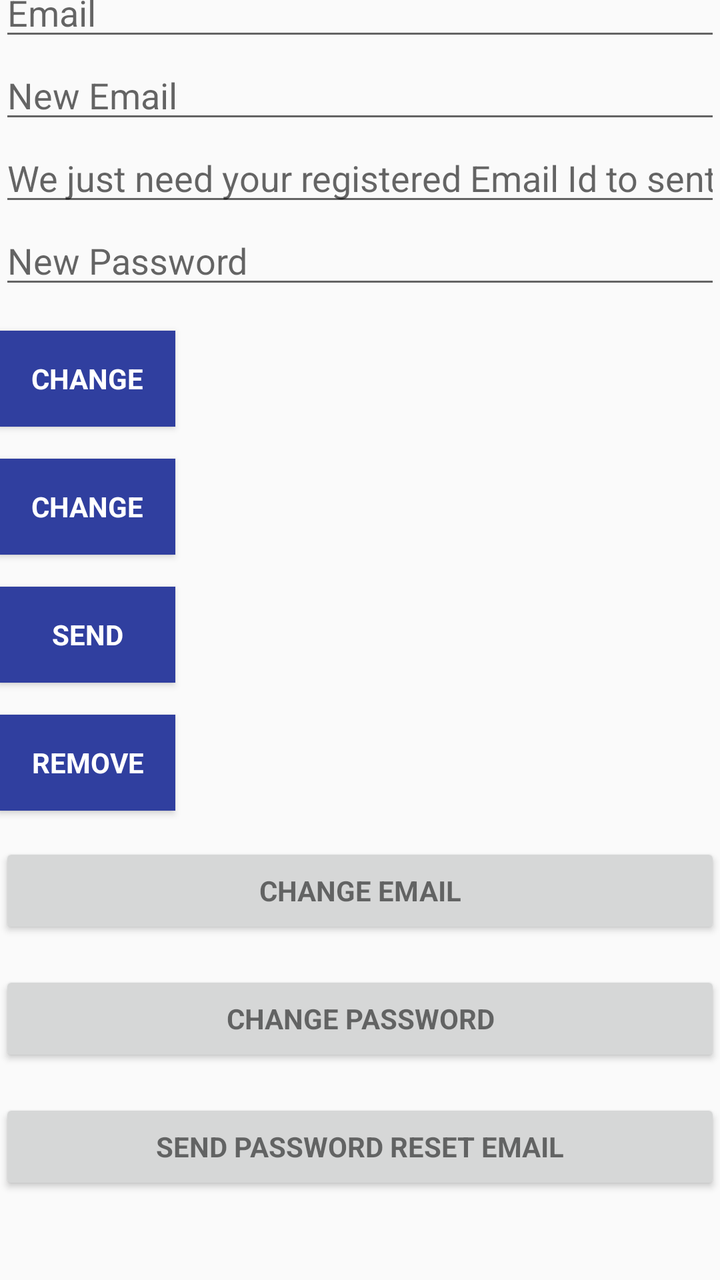
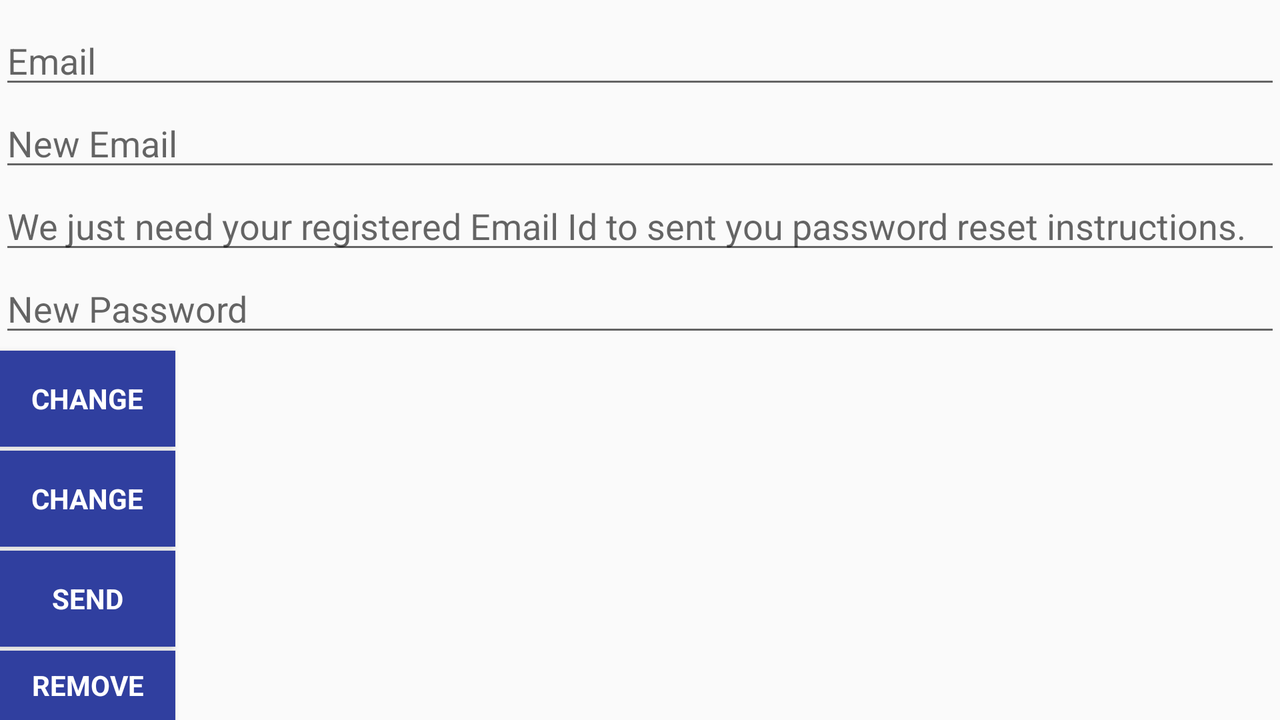

First picture: res/layout/ on a phone held upright. Second picture: the repository's own variant of that layout, on a device whose configuration matches the variant's folder. Source for both follows.
<!-- AndroidManifest.xml: application theme AppTheme -->
<!-- res/layout/activity_profile_screen.xml -->
<?xml version="1.0" encoding="utf-8"?>
<android.support.design.widget.CoordinatorLayout xmlns:android="http://schemas.android.com/apk/res/android"
    xmlns:app="http://schemas.android.com/apk/res-auto"
    xmlns:tools="http://schemas.android.com/tools"
    android:layout_width="match_parent"
    android:layout_height="match_parent"
    android:fitsSystemWindows="true"
    tools:context=".LogIn.ProfileScreen">

    <android.support.design.widget.AppBarLayout
        android:layout_width="match_parent"
        android:layout_height="wrap_content"
        app:elevation="0dp">

        <android.support.v7.widget.Toolbar
            android:id="@+id/toolbar"
            android:layout_width="match_parent"
            android:layout_height="?attr/actionBarSize"
            android:background="?attr/colorPrimaryDark" />

    </android.support.design.widget.AppBarLayout>

    <LinearLayout
        android:layout_width="match_parent"
        android:layout_height="wrap_content"
        android:layout_gravity="center"
        android:fitsSystemWindows="false"
        android:gravity="bottom"
        android:orientation="vertical"
        android:paddingBottom="@dimen/activity_vertical_margin"
        android:paddingLeft="@dimen/activity_horizontal_margin"
        android:paddingRight="@dimen/activity_horizontal_margin"
        android:paddingTop="@dimen/activity_vertical_margin"
        app:layout_behavior="">

        <EditText
            android:id="@+id/old_email"
            android:layout_width="match_parent"
            android:layout_height="wrap_content"
            android:hint="@string/hint_email"
            android:inputType="textEmailAddress"
            android:maxLines="1"
            android:singleLine="true" />

        <EditText
            android:id="@+id/new_email"
            android:layout_width="match_parent"
            android:layout_height="wrap_content"
            android:hint="@string/hint_new_email"
            android:inputType="textEmailAddress"
            android:maxLines="1"
            android:singleLine="true" />

        <EditText
            android:id="@+id/password"
            android:layout_width="match_parent"
            android:layout_height="wrap_content"
            android:focusableInTouchMode="true"
            android:hint="@string/forgot_password_msg"
            android:imeActionId="100"
            android:imeOptions="actionUnspecified"
            android:inputType="textPassword"
            android:maxLines="1"
            android:singleLine="true" />

        <EditText
            android:id="@+id/newPassword"
            android:layout_width="match_parent"
            android:layout_height="wrap_content"
            android:focusableInTouchMode="true"
            android:hint="@string/new_pass"
            android:imeActionId="101"
            android:imeOptions="actionUnspecified"
            android:inputType="textPassword"
            android:maxLines="1"
            android:singleLine="true" />

        <Button
            android:id="@+id/changeEmail"
            style="?android:textAppearanceSmall"
            android:layout_width="wrap_content"
            android:layout_height="wrap_content"
            android:layout_marginTop="16dp"
            android:background="@color/colorPrimaryDark"
            android:text="@string/btn_change"
            android:textColor="@android:color/white"
            android:textStyle="bold" />

        <Button
            android:id="@+id/changePass"
            style="?android:textAppearanceSmall"
            android:layout_width="wrap_content"
            android:layout_height="wrap_content"
            android:layout_marginTop="16dp"
            android:background="@color/colorPrimaryDark"
            android:text="@string/btn_change"
            android:textColor="@android:color/white"
            android:textStyle="bold" />

        <Button
            android:id="@+id/send"
            style="?android:textAppearanceSmall"
            android:layout_width="wrap_content"
            android:layout_height="wrap_content"
            android:layout_marginTop="16dp"
            android:background="@color/colorPrimaryDark"
            android:text="@string/btn_send"
            android:textColor="@android:color/white"
            android:textStyle="bold" />

        <ProgressBar
            android:id="@+id/progressBar"
            android:layout_width="30dp"
            android:layout_height="30dp"
            android:visibility="gone" />

        <Button
            android:id="@+id/remove"
            style="?android:textAppearanceSmall"
            android:layout_width="wrap_content"
            android:layout_height="wrap_content"
            android:layout_marginTop="16dp"
            android:background="@color/colorPrimaryDark"
            android:text="@string/btn_remove"
            android:textColor="@android:color/white"
            android:textStyle="bold" />

        <Button
            android:id="@+id/change_email_button"
            style="?android:textAppearanceSmall"
            android:layout_width="match_parent"
            android:layout_height="wrap_content"
            android:layout_marginTop="16dp"
            android:text="@string/change_email"
            android:textStyle="bold" />

        <Button
            android:id="@+id/change_password_button"
            style="?android:textAppearanceSmall"
            android:layout_width="match_parent"
            android:layout_height="wrap_content"
            android:layout_marginTop="16dp"
            android:text="@string/change_password"
            android:textStyle="bold" />

        <Button
            android:id="@+id/sending_pass_reset_button"
            style="?android:textAppearanceSmall"
            android:layout_width="match_parent"
            android:layout_height="wrap_content"
            android:layout_marginTop="16dp"
            android:text="@string/send_password_reset_email"
            android:textStyle="bold" />

        <Button
            android:id="@+id/remove_user_button"
            style="?android:textAppearanceSmall"
            android:layout_width="match_parent"
            android:layout_height="wrap_content"
            android:layout_marginTop="16dp"
            android:text="@string/remove_user"
            android:textStyle="bold" />

        <Button
            android:id="@+id/sign_out"
            style="?android:textAppearanceSmall"
            android:layout_width="match_parent"
            android:layout_height="wrap_content"
            android:layout_marginTop="16dp"
            android:background="@color/colorPrimary"
            android:text="@string/btn_sign_out"
            android:textColor="@android:color/white"
            android:textStyle="bold" />

    </LinearLayout>

</android.support.design.widget.CoordinatorLayout>
<!-- resources referenced by this layout -->
<resources>
  <color name="colorPrimary">#3F51B5</color>
  <color name="colorPrimaryDark">#303F9F</color>
  <string name="btn_change">Change</string>
  <string name="btn_remove">Remove</string>
  <string name="btn_send">Send</string>
  <string name="btn_sign_out">Sign Out</string>
  <string name="change_email">Change Email</string>
  <string name="change_password">Change Password</string>
  <string name="forgot_password_msg">We just need your registered Email Id to sent you password reset instructions.</string>
  <string name="hint_email">Email</string>
  <string name="hint_new_email">New Email</string>
  <string name="new_pass">New Password</string>
  <string name="remove_user">Remove user</string>
  <string name="send_password_reset_email">Send Password reset email</string>
  <style name="AppTheme" parent="Theme.AppCompat.Light.DarkActionBar">
          
          <item name="colorPrimary">@color/darkSlateGrey</item>
          <item name="colorPrimaryDark">@color/darkSlateGrey</item>
          <item name="colorAccent">@color/colorAccent</item>
          <item name="windowActionBar">false</item>
          <item name="windowNoTitle">true</item>
      </style>
  <color name="colorAccent">#FF4081</color>
</resources>
<!-- res/layout-land/activity_profile_screen.xml (the repository's variant of the layout above) -->
<!-- drawn on the phone turned sideways -->
<?xml version="1.0" encoding="utf-8"?>
<android.support.design.widget.CoordinatorLayout xmlns:android="http://schemas.android.com/apk/res/android"
    xmlns:app="http://schemas.android.com/apk/res-auto"
    xmlns:tools="http://schemas.android.com/tools"
    android:layout_width="match_parent"
    android:layout_height="match_parent"
    android:fitsSystemWindows="true"
    tools:context=".LogIn.ProfileScreen">

    <LinearLayout
        android:layout_width="match_parent"
        android:layout_height="wrap_content"
        android:layout_gravity="bottom"
        android:fitsSystemWindows="false"
        android:gravity="bottom|fill_vertical|fill_horizontal"
        android:orientation="vertical"
        android:paddingBottom="@dimen/activity_horizontal_margin"
        android:paddingLeft="@dimen/activity_vertical_margin"
        android:paddingRight="@dimen/activity_vertical_margin"
        android:paddingTop="@dimen/activity_horizontal_margin"
        app:layout_behavior="">

        <EditText
            android:id="@+id/old_email"
            android:layout_width="match_parent"
            android:layout_height="wrap_content"
            android:layout_marginTop="8dp"
            android:hint="@string/hint_email"
            android:inputType="textEmailAddress"
            android:maxLines="1"
            android:singleLine="true" />

        <EditText
            android:id="@+id/new_email"
            android:layout_width="match_parent"
            android:layout_height="wrap_content"
            android:hint="@string/hint_new_email"
            android:inputType="textEmailAddress"
            android:maxLines="1"
            android:singleLine="true" />

        <EditText
            android:id="@+id/password"
            android:layout_width="match_parent"
            android:layout_height="wrap_content"
            android:focusableInTouchMode="true"
            android:hint="@string/forgot_password_msg"
            android:imeActionId="100"
            android:imeOptions="actionUnspecified"
            android:inputType="textPassword"
            android:maxLines="1"
            android:singleLine="true" />

        <EditText
            android:id="@+id/newPassword"
            android:layout_width="match_parent"
            android:layout_height="wrap_content"
            android:focusableInTouchMode="true"
            android:hint="@string/new_pass"
            android:imeActionId="101"
            android:imeOptions="actionUnspecified"
            android:inputType="textPassword"
            android:maxLines="1"
            android:singleLine="true" />

        <Button
            android:id="@+id/changeEmail"
            style="?android:textAppearanceSmall"
            android:layout_width="wrap_content"
            android:layout_height="wrap_content"
            android:layout_marginTop="2dp"
            android:background="@color/colorPrimaryDark"
            android:text="@string/btn_change"
            android:textColor="@android:color/white"
            android:textStyle="bold" />

        <Button
            android:id="@+id/changePass"
            style="?android:textAppearanceSmall"
            android:layout_width="wrap_content"
            android:layout_height="wrap_content"
            android:layout_marginTop="2dp"
            android:background="@color/colorPrimaryDark"
            android:text="@string/btn_change"
            android:textColor="@android:color/white"
            android:textStyle="bold" />

        <Button
            android:id="@+id/send"
            style="?android:textAppearanceSmall"
            android:layout_width="wrap_content"
            android:layout_height="wrap_content"
            android:layout_marginTop="2dp"
            android:background="@color/colorPrimaryDark"
            android:text="@string/btn_send"
            android:textColor="@android:color/white"
            android:textStyle="bold" />

        <ProgressBar
            android:id="@+id/progressBar"
            android:layout_width="30dp"
            android:layout_height="30dp"
            android:visibility="gone" />

        <Button
            android:id="@+id/remove"
            style="?android:textAppearanceSmall"
            android:layout_width="wrap_content"
            android:layout_height="wrap_content"
            android:layout_marginTop="2dp"
            android:background="@color/colorPrimaryDark"
            android:text="@string/btn_remove"
            android:textColor="@android:color/white"
            android:textStyle="bold" />

        <Button
            android:id="@+id/change_email_button"
            style="?android:textAppearanceSmall"
            android:layout_width="match_parent"
            android:layout_height="wrap_content"
            android:layout_marginTop="2dp"
            android:backgroundTint="@color/lightSlateGrey"
            android:text="@string/change_email"
            android:textStyle="bold" />

        <Button
            android:id="@+id/change_password_button"
            style="?android:textAppearanceSmall"
            android:layout_width="match_parent"
            android:layout_height="wrap_content"
            android:layout_marginTop="2dp"
            android:backgroundTint="@color/lightSlateGrey"
            android:text="@string/change_password"
            android:textStyle="bold" />

        <Button
            android:id="@+id/sending_pass_reset_button"
            style="?android:textAppearanceSmall"
            android:layout_width="match_parent"
            android:layout_height="wrap_content"
            android:layout_marginTop="2dp"
            android:backgroundTint="@color/lightSlateGrey"
            android:text="@string/send_password_reset_email"
            android:textStyle="bold" />

        <Button
            android:id="@+id/remove_user_button"
            style="?android:textAppearanceSmall"
            android:layout_width="match_parent"
            android:layout_height="wrap_content"
            android:layout_marginTop="2dp"
            android:backgroundTint="@color/lightSlateGrey"
            android:text="@string/remove_user"
            android:textStyle="bold" />

        <Button
            android:id="@+id/sign_out"
            style="?android:textAppearanceSmall"
            android:layout_width="match_parent"
            android:layout_height="wrap_content"
            android:layout_marginTop="2dp"
            android:background="@color/colorPrimary"
            android:text="@string/btn_sign_out"
            android:textColor="@android:color/white"
            android:textStyle="bold" />

    </LinearLayout>

</android.support.design.widget.CoordinatorLayout>
